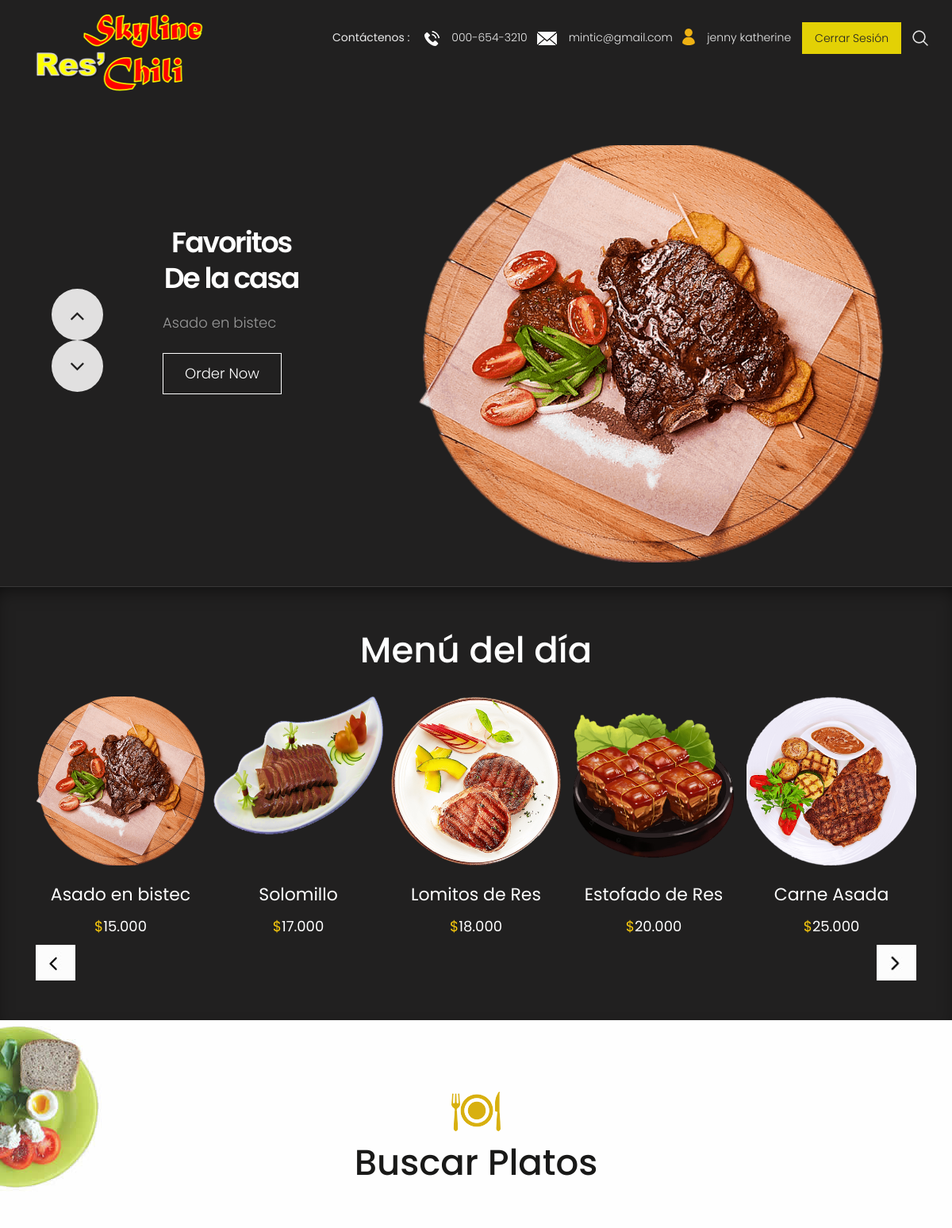
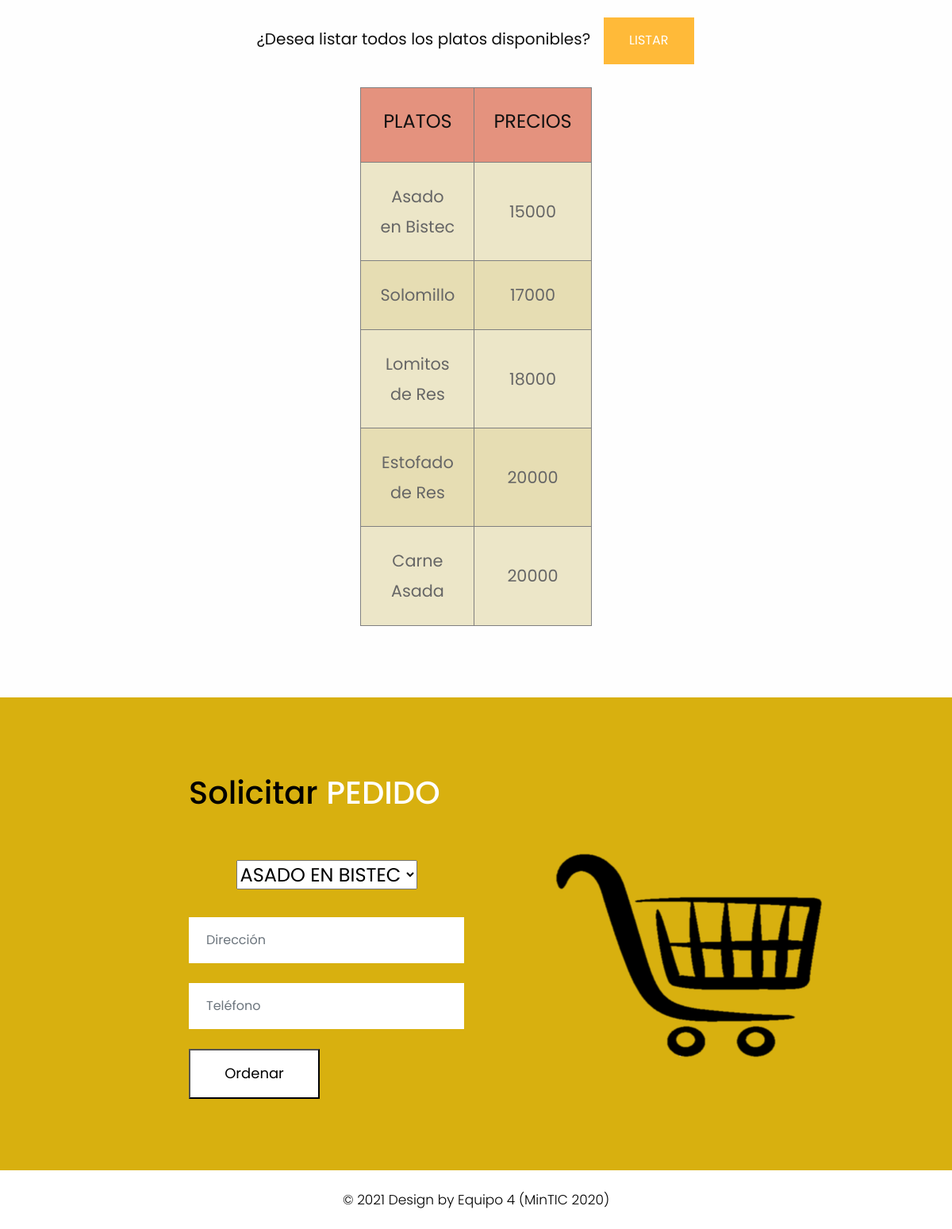
The page /platos/list (signed in) on the database its author committed (2 pictures, top to bottom).
### tables this page shows
CREATE TABLE plato (id_plato INTEGER PRIMARY KEY AUTOINCREMENT UNIQUE NOT NULL, nombre_plato TEXT, precio_plato INTEGER);

### app.py (the view)
@app.route("/platos/list", methods=["GET","POST"])
def platos_list():
    my_var = session.get('nombre', None)
    if "username" in session:
        try:
            with sqlite3.connect("restaurant.db") as con:
                con.row_factory = sqlite3.Row #convierte la respuesta de la BD en un diccionario
                cur = con.cursor()
                cur.execute("SELECT * FROM plato")
                row = cur.fetchall()
                return render_template("sesion.html", row = row, name=my_var)
        except Error:
            print(Error)
            return "No Existen Platos"
    else:
        flash ("Acción no permitida")
        return render_template("error.html")

### templates/sesion.html (shortened to what this page needs)
<!DOCTYPE html>
<html lang="es">
<head>
    <link rel="stylesheet" href="{{ url_for('static', filename='css/bootstrap.min.css') }}" type="text/css">
    <link rel="stylesheet" href="{{ url_for('static', filename='css/owl.carousel.min.css') }}" type="text/css">
    <link rel="stylesheet" href="{{ url_for('static', filename='css/style.css') }}" type="text/css">
    <link rel="stylesheet" href="{{ url_for('static', filename='css/responsive.css') }}" type="text/css">
    <link rel="stylesheet" href="https://cdnjs.cloudflare.com/ajax/libs/font-awesome/4.7.0/css/font-awesome.min.css">
</head>
<body class="main-layout">
    <div class="wrapper">
    <div id="content">
    <header>
        <div class="container-fluid">
            <div class="row">
                <div class="col-md-3">
                    <div class="full">
                        <a class="logo" href="/platos/list"><img src="{{ url_for('static', filename='images/logo.png') }}" alt="#" /></a>
                    </div>
                </div>
                <div class="col-md-9">
                    <div class="full">
                        <div class="right_header_info">
                            <ul>
                                <li class="dinone">Contáctenos : <img style="margin-right: 15px;margin-left: 15px;" src="{{ url_for('static', filename='images/phone_icon.png') }}" alt="#"><a href="#">000-654-3210</a></li>
                                <li class="dinone"><img style="margin-right: 15px;" src="{{ url_for('static', filename='images/mail_icon.png') }}" alt="#"><a href="#">mintic@gmail.com</a></li>
                                <li class="dinone"><img style="margin-right: 15px;height: 21px;position: relative;top: -2px;" src="{{ url_for('static', filename='images/user_icon.png') }}" alt="#"><a href='/perfil'>{{ name }}</a></li>
                                <li class="button_user"><a class="button active" href="/logout">Cerrar Sesión</a></li>
                                <li><img style="margin-right: 15px;" src="{{ url_for('static', filename='images/search_icon.png') }}" alt="#"></li>
                            </ul>
                        </div>
                    </div>
                </div>
            </div>
        </div>
    </header>
    <div class="slider_section">
        <div class="container">
            <div class="row">
                <div class="col-md-12">
                    <div class="full">
                        <div id="main_slider" class="carousel vert slide" data-ride="carousel" data-interval="5000">
                            <div class="carousel-inner">
                                <div class="carousel-item active">
                                    <div class="row">
                                        <div class="col-md-5">
                                            <div class="slider_cont">
                                                <h3>Favoritos<br>De la casa</h3>
                                                <p>Asado en bistec</p>
                                                <a class="main_bt_border" href="#fin">Order Now</a>
                                            </div>
                                        </div>
                                        <div class="col-md-7">
                                            <div class="slider_image full text_align_center">
                                                <img class="img-responsive" src="{{ url_for('static', filename='images/burger_slide1.png') }}" alt="#" />
                                            </div>
                                        </div>
                                    </div>
                                </div>
                            </div>
                            <a class="carousel-control-prev" href="#main_slider" role="button" data-slide="prev">
                                <i class="fa fa-angle-up"></i>
                            </a>
                            <a class="carousel-control-next" href="#main_slider" role="button" data-slide="next">
                                <i class="fa fa-angle-down"></i>
                            </a>
                        </div>
                    </div>
                </div>
            </div>
        </div>
    </div>
    <section class="resip_section">
        <div class="container">
            <div class="row">
         <div class="col-md-12">
       <div class="ourheading">
    <h2>Menú del día</h2>
  </div>
</div>
<div class="container">
    <div class="row">
        <div class="col-md-12">
            <div class="owl-carousel owl-theme">
                <div class="item">
                    <div class="product_blog_img">
                        <img src="{{ url_for('static', filename='images/plato1.png') }}" alt="#" />
                    </div>
                    <div class="product_blog_cont">
                        <h3>Asado en bistec</h3>
                        <h4><span class="theme_color">$</span>15.000</h4>
                    </div>
                </div>
                <div class="item">
                    <div class="product_blog_img">
                        <img src="{{ url_for('static', filename='images/plato2.png') }}" alt="#" />
                    </div>
                    <div class="product_blog_cont">
                        <h3>Solomillo</h3>
                        <h4><span class="theme_color">$</span>17.000</h4>
                    </div>
                </div>
                <div class="item">
                    <div class="product_blog_img">
                        <img src="{{ url_for('static', filename='images/plato3.png') }}" alt="#" />
                    </div>
                    <div class="product_blog_cont">
                        <h3>Lomitos de Res</h3>
                        <h4><span class="theme_color">$</span>18.000</h4>
                    </div>
                </div>
                <div class="item">
                    <div class="product_blog_img">
                        <img src="{{ url_for('static', filename='images/plato4.png') }}" alt="#" />
                    </div>
                    <div class="product_blog_cont">
                        <h3>Estofado de Res</h3>
                        <h4><span class="theme_color">$</span>20.000</h4>
                    </div>
                </div>
                <div class="item">
                    <div class="product_blog_img">
                        <img src="{{ url_for('static', filename='images/plato5.png') }}" alt="#" />
                    </div>
                    <div class="product_blog_cont">
                        <h3>Carne Asada</h3>
                        <h4><span class="theme_color">$</span>25.000</h4>
                    </div>
                </div>
            </div>
        </div>
    </div>
</div>
</div>
</div>
</section>
<div class="bg_bg">
<div class="about">
    <div class="container">
      <div class="row">
         <div class="col-md-12">
             <div class="title">
                <i><img src="{{ url_for('static', filename='images/title.png') }}" alt="#"/></i>
                <h2>Buscar Platos</h2>
             </div>
          </div>
       </div>
    </div>
</div>
<form>
    <div>
        <label for="uname"><h2 style="font-size: 20px;">¿Desea listar todos los platos disponibles?</h2></label>&nbsp &nbsp
        <a href="/platos/list" class="button_list11">LISTAR</a>
    </div>
</form>
    <br>
    <table style="width: 10%" id="tabla" border="1" align="center">
        <tbody>
            <tr style="text-align:center">
                <td><h1>PLATOS</h1></td>
                <td><h1>PRECIOS</h1></td>
            </tr>
            {% for r in row %}
            <tr>
                <td>{{ r ["nombre_plato"] }} </td>
                <td>{{ r ["precio_plato"] }} </td>
            </tr>
            {% endfor %}
        </tbody>
    </table>
    <fooetr>
        <div class="footer">
            <div class="container-fluid">
                <div class="row">
                    <div class=" col-md-12">
                        <h2>Solicitar<strong class="white"> PEDIDO</strong></h2> <br>
                    </div>
                    <div class="col-xl-6 col-lg-6 col-md-6 col-sm-12">
                        <form action="/pedido/save" class="main_form" method="POST">
                            <h1>
                                <select name="platoos">
                                    <option>ASADO EN BISTEC</option>
                                </select>
                            </h1> <br>
                            <div class="row">
                                <div class="col-xl-12 col-lg-12 col-md-12 col-sm-12">
                                    <input class="form-control" placeholder="Dirección" type="text" name="Adress">
                                </div>
                                <div class="col-xl-12 col-lg-12 col-md-12 col-sm-12">
                                    <input class="form-control" placeholder="Teléfono" type="text" name="Phone">
                                </div>
                                <div class="col-xl-12 col-lg-12 col-md-12 col-sm-12">
                                    <ul> <input class="send" type="submit" value="Ordenar"></ul>
                                </div>
                            </div>
                        </form>
                    </div>
                    <div class="col-xl-6 col-lg-6 col-md-6 col-sm-12">
                        <div class="img-box">
                            <figure><img src="{{ url_for('static', filename='images/carrito.png') }}" alt="img" /></figure>
                        </div>
                    </div>
                </div>
            </div>
            <div class="copyright">
                <div class="container">
                    <p>© 2021 Design by Equipo 4 (MinTIC 2020)</p>
                </div>
            </div>
        </div>
    </fooetr>
    </div>
    </div>
</body>
</html>

### static/css/responsive.css (style rules this page uses)
@media (min-width: 1200px) and (max-width: 1500px) { .right_header_info ul li { font-size: 14px; margin-left: 12px; } }
@media (min-width: 1200px) and (max-width: 1500px) { .slider_cont h3 { font-size: 36px; line-height: 45px; } }
@media (min-width: 1200px) and (max-width: 1500px) { .slider_cont p { margin-top: 10px; margin-bottom: 5px } }
@media (min-width: 1200px) and (max-width: 1500px) { .slider_section { min-height: auto; } }
@media (min-width: 1200px) and (max-width: 1500px) { .carousel-control-prev { width: 50px; height:50px; left: -20px; top: 95%; } }
@media (min-width: 1200px) and (max-width: 1500px) { .carousel-control-next { width: 50px; height:50px; right: -20px; top: 95%; } }
* { margin:0; padding: 0; box-sizing: border-box; font-family: "Poppins",sans-serif; }
html, body { display: grid; height: 100%; place-items: center; text-align: center; background: white; }

### rows shown on the page
plato: nombre_plato "Asado en Bistec", precio_plato "15000"
plato: nombre_plato "Solomillo", precio_plato "17000"
plato: nombre_plato "Lomitos de Res", precio_plato "18000"
plato: nombre_plato "Estofado de Res", precio_plato "20000"
plato: nombre_plato "Carne Asada", precio_plato "20000"

### other values the page prints
{{ name }} "jenny katherine"
